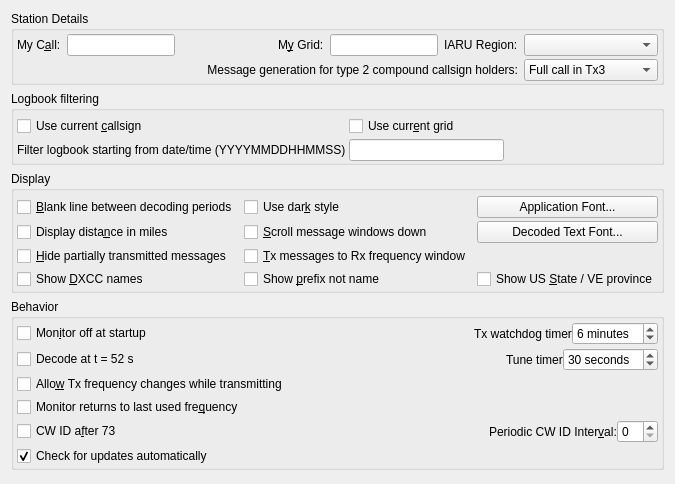
     <widget class="QWidget" name="general_tab">
      <attribute name="title">
       <string>Genera&amp;l</string>
      </attribute>
      <attribute name="toolTip">
       <string>General station details and settings.</string>
      </attribute>
      <layout class="QVBoxLayout" name="verticalLayout_4">
       <item>
        <widget class="QGroupBox" name="station_group_box">
         <property name="sizePolicy">
          <sizepolicy hsizetype="Preferred" vsizetype="Preferred">
           <horstretch>0</horstretch>
           <verstretch>0</verstretch>
          </sizepolicy>
         </property>
         <property name="title">
          <string>Station Details</string>
         </property>
         <layout class="QGridLayout" name="gridLayout_14">
          <property name="leftMargin">
           <number>3</number>
          </property>
          <property name="topMargin">
           <number>3</number>
          </property>
          <property name="rightMargin">
           <number>3</number>
          </property>
          <property name="bottomMargin">
           <number>1</number>
          </property>
          <property name="verticalSpacing">
           <number>3</number>
          </property>
          <item row="0" column="0">
           <widget class="QLabel" name="callsign_label">
            <property name="text">
             <string>My C&amp;all:</string>
            </property>
            <property name="buddy">
             <cstring>callsign_line_edit</cstring>
            </property>
           </widget>
          </item>
          <item row="0" column="1">
           <widget class="QLineEdit" name="callsign_line_edit">
            <property name="toolTip">
             <string>Station callsign.</string>
            </property>
           </widget>
          </item>
          <item row="0" column="2">
           <spacer name="horizontalSpacer_4">
            <property name="orientation">
             <enum>Qt::Horizontal</enum>
            </property>
            <property name="sizeHint" stdset="0">
             <size>
              <width>40</width>
              <height>20</height>
             </size>
            </property>
           </spacer>
          </item>
          <item row="0" column="3">
           <widget class="QLabel" name="grid_label">
            <property name="text">
             <string>M&amp;y Grid:</string>
            </property>
            <property name="buddy">
             <cstring>grid_line_edit</cstring>
            </property>
           </widget>
          </item>
          <item row="0" column="4">
           <widget class="QLineEdit" name="grid_line_edit">
            <property name="toolTip">
             <string>Maidenhead locator (only the first four characters are required).</string>
            </property>
           </widget>
          </item>
          <item row="0" column="5">
           <widget class="QLabel" name="label_121">
            <property name="text">
             <string>IARU Region:</string>
            </property>
            <property name="buddy">
             <cstring>region_combo_box</cstring>
            </property>
           </widget>
          </item>
          <item row="0" column="6">
           <widget class="QComboBox" name="region_combo_box">
            <property name="toolTip">
             <string>&lt;html&gt;&lt;head/&gt;&lt;body&gt;&lt;p&gt;Select your IARU region.&lt;/p&gt;&lt;/body&gt;&lt;/html&gt;</string>
            </property>
           </widget>
          </item>
          <item row="1" column="6">
           <widget class="QComboBox" name="type_2_msg_gen_combo_box">
            <property name="enabled">
             <bool>true</bool>
            </property>
            <property name="toolTip">
             <string>&lt;html&gt;&lt;head/&gt;&lt;body&gt;&lt;p&gt;Type 2 compound callsigns are those with prefixes or suffixes not included in the allowed shortlist (See Help-&amp;gt;Add-on prefixes and suffixes).&lt;/p&gt;&lt;p&gt;This option determines which generated messages should contain your full type 2 compound call sign rather than your base callsign. It only applies if you have a type 2 compound callsign.&lt;/p&gt;&lt;p&gt;This option controls the way the messages that are used to answer CQ calls are generated. Generated messages 6 (CQ) and 5 (73) will always contain your full callsign. The JT65 and JT9 protocols allow for some standard messages with your full call at the expense of another piece of information such as the DX call or your locator.&lt;/p&gt;&lt;p&gt;Choosing message 1 omits the DX callsign which may be an issue when replying to CQ calls. Choosing message 3 also omits the DX callsign and many versions of this and other software will not extract the report. Choosing neither means that your full callsign only goes in your message 5 (73) so your QSO partner my log the wrong callsign.&lt;/p&gt;&lt;p&gt;None of these options are perfect, message 3 is best but be aware your QSO partner may not log the report you send them.&lt;/p&gt;&lt;/body&gt;&lt;/html&gt;</string>
            </property>
            <property name="currentIndex">
             <number>1</number>
            </property>
            <item>
             <property name="text">
              <string>Full call in Tx1</string>
             </property>
            </item>
            <item>
             <property name="text">
              <string>Full call in Tx3</string>
             </property>
            </item>
            <item>
             <property name="text">
              <string>Full call in Tx5 only</string>
             </property>
            </item>
           </widget>
          </item>
          <item row="1" column="0" colspan="6">
           <widget class="QLabel" name="label_5">
            <property name="text">
             <string>Message generation for type 2 compound callsign holders:</string>
            </property>
            <property name="alignment">
             <set>Qt::AlignRight|Qt::AlignTrailing|Qt::AlignVCenter</set>
            </property>
            <property name="buddy">
             <cstring>type_2_msg_gen_combo_box</cstring>
            </property>
           </widget>
          </item>
         </layout>
        </widget>
       </item>
       <item>
        <widget class="QGroupBox" name="groupBox_13">
         <property name="minimumSize">
          <size>
           <width>0</width>
           <height>60</height>
          </size>
         </property>
         <property name="title">
          <string>Logbook filtering</string>
         </property>
         <layout class="QGridLayout" name="gridLayout_42">
          <property name="leftMargin">
           <number>3</number>
          </property>
          <property name="topMargin">
           <number>3</number>
          </property>
          <property name="rightMargin">
           <number>3</number>
          </property>
          <property name="bottomMargin">
           <number>1</number>
          </property>
          <item row="0" column="0">
           <layout class="QVBoxLayout" name="verticalLayout_22">
            <property name="spacing">
             <number>3</number>
            </property>
            <property name="topMargin">
             <number>2</number>
            </property>
            <item>
             <layout class="QHBoxLayout" name="horizontalLayout_38">
              <item>
               <widget class="QCheckBox" name="callNotif_check_box">
                <property name="text">
                 <string>Use current &amp;callsign</string>
                </property>
               </widget>
              </item>
              <item>
               <spacer name="horizontalSpacer_32">
                <property name="orientation">
                 <enum>Qt::Horizontal</enum>
                </property>
                <property name="sizeHint" stdset="0">
                 <size>
                  <width>10</width>
                  <height>5</height>
                 </size>
                </property>
               </spacer>
              </item>
              <item>
               <widget class="QCheckBox" name="gridNotif_check_box">
                <property name="text">
                 <string>Use curr&amp;ent grid</string>
                </property>
               </widget>
              </item>
              <item>
               <spacer name="horizontalSpacer_34">
                <property name="orientation">
                 <enum>Qt::Horizontal</enum>
                </property>
                <property name="sizeHint" stdset="0">
                 <size>
                  <width>10</width>
                  <height>5</height>
                 </size>
                </property>
               </spacer>
              </item>
             </layout>
            </item>
            <item>
             <layout class="QHBoxLayout" name="horizontalLayout_39">
              <item>
               <widget class="QLabel" name="label_25">
                <property name="text">
                 <string>Filter logbook starting from date/time (YYYYMMDDHHMMSS)</string>
                </property>
               </widget>
              </item>
              <item>
               <widget class="QLineEdit" name="logTime_line_edit">
                <property name="maxLength">
                 <number>14</number>
                </property>
               </widget>
              </item>
              <item>
               <spacer name="horizontalSpacer_33">
                <property name="orientation">
                 <enum>Qt::Horizontal</enum>
                </property>
                <property name="sizeHint" stdset="0">
                 <size>
                  <width>40</width>
                  <height>20</height>
                 </size>
                </property>
               </spacer>
              </item>
             </layout>
            </item>
           </layout>
          </item>
         </layout>
        </widget>
       </item>
       <item>
        <widget class="QGroupBox" name="display_group_box">
         <property name="sizePolicy">
          <sizepolicy hsizetype="Preferred" vsizetype="Preferred">
           <horstretch>0</horstretch>
           <verstretch>0</verstretch>
          </sizepolicy>
         </property>
         <property name="title">
          <string>Display</string>
         </property>
         <layout class="QGridLayout" name="gridLayout_4">
          <property name="leftMargin">
           <number>3</number>
          </property>
          <property name="topMargin">
           <number>3</number>
          </property>
          <property name="rightMargin">
           <number>3</number>
          </property>
          <property name="bottomMargin">
           <number>1</number>
          </property>
          <property name="verticalSpacing">
           <number>6</number>
          </property>
          <item row="0" column="1">
           <layout class="QGridLayout" name="gridLayout_21">
            <property name="topMargin">
             <number>2</number>
            </property>
            <property name="verticalSpacing">
             <number>3</number>
            </property>
            <item row="0" column="2">
             <widget class="QPushButton" name="font_push_button">
              <property name="toolTip">
               <string>Set the font characteristics for the application.</string>
              </property>
              <property name="text">
               <string>Application Font...</string>
              </property>
             </widget>
            </item>
            <item row="1" column="2">
             <widget class="QPushButton" name="decoded_text_font_push_button">
              <property name="toolTip">
               <string>Set the font characteristics for the Band Activity and Rx Frequency areas.</string>
              </property>
              <property name="text">
               <string>Decoded Text Font...</string>
              </property>
             </widget>
            </item>
            <item row="1" column="1">
             <widget class="QCheckBox" name="scroll_check_box">
              <property name="toolTip">
               <string>Scroll message windows down not up.</string>
              </property>
              <property name="text">
               <string>&amp;Scroll message windows down</string>
              </property>
             </widget>
            </item>
            <item row="1" column="0">
             <widget class="QCheckBox" name="miles_check_box">
              <property name="toolTip">
               <string>Show distance to DX station in miles rather than kilometers.</string>
              </property>
              <property name="text">
               <string>Display dista&amp;nce in miles</string>
              </property>
             </widget>
            </item>
            <item row="2" column="0">
             <widget class="QCheckBox" name="hide_TX_messages_check_box">
              <property name="toolTip">
               <string>&lt;html&gt;&lt;head/&gt;&lt;body&gt;&lt;p&gt;When TX message is changed previous message will not be shown if it was transmitted for less than 2 seconds.&lt;/p&gt;&lt;/body&gt;&lt;/html&gt;</string>
              </property>
              <property name="text">
               <string>&amp;Hide partially transmitted messages</string>
              </property>
             </widget>
            </item>
            <item row="3" column="1">
             <widget class="QCheckBox" name="countryPrefix_check_box">
              <property name="toolTip">
               <string>Append prefix instead of name.</string>
              </property>
              <property name="text">
               <string>Show &amp;prefix not name</string>
              </property>
             </widget>
            </item>
            <item row="3" column="2">
             <widget class="QCheckBox" name="usState_check_box">
              <property name="toolTip">
               <string>For U.S.A. stations add the state, for Canada the province or territory: from the grid in the message when there is one (several when the grid square covers more than one), otherwise from the callsign - its FCC licence address for U.S.A., its prefix for Canada (VE3 = ON).</string>
              </property>
              <property name="text">
               <string>Show US &amp;State / VE province</string>
              </property>
             </widget>
            </item>
            <item row="2" column="1">
             <widget class="QCheckBox" name="TX_messages_check_box">
              <property name="enabled">
               <bool>true</bool>
              </property>
              <property name="toolTip">
               <string>Show outgoing transmitted messages in the Rx frequency window.</string>
              </property>
              <property name="text">
               <string>&amp;Tx messages to Rx frequency window</string>
              </property>
              <property name="checked">
               <bool>false</bool>
              </property>
             </widget>
            </item>
            <item row="3" column="0">
             <widget class="QCheckBox" name="countryName_check_box">
              <property name="toolTip">
               <string>Append DXCC names to decoded messages.</string>
              </property>
              <property name="text">
               <string>Show &amp;DXCC names</string>
              </property>
             </widget>
            </item>
            <item row="0" column="0">
             <widget class="QCheckBox" name="insert_blank_check_box">
              <property name="toolTip">
               <string>Include a separator line between periods in the band activity window.</string>
              </property>
              <property name="text">
               <string>&amp;Blank line between decoding periods</string>
              </property>
             </widget>
            </item>
            <item row="0" column="1">
             <layout class="QHBoxLayout" name="horizontalLayout_40">
              <item>
               <widget class="QCheckBox" name="useDarkStyle_check_box">
                <property name="text">
                 <string>Use dar&amp;k style</string>
                </property>
               </widget>
              </item>
              <item>
               <spacer name="horizontalSpacer_2">
                <property name="orientation">
                 <enum>Qt::Horizontal</enum>
                </property>
                <property name="sizeHint" stdset="0">
                 <size>
                  <width>0</width>
                  <height>0</height>
                 </size>
                </property>
               </spacer>
              </item>
             </layout>
            </item>
           </layout>
          </item>
         </layout>
        </widget>
       </item>
       <item>
        <widget class="QGroupBox" name="behaviour_group_box">
         <property name="title">
          <string>Behavior</string>
         </property>
         <layout class="QGridLayout" name="gridLayout_8">
          <property name="leftMargin">
           <number>3</number>
          </property>
          <property name="topMargin">
           <number>3</number>
          </property>
          <property name="rightMargin">
           <number>3</number>
          </property>
          <property name="bottomMargin">
           <number>1</number>
          </property>
          <property name="horizontalSpacing">
           <number>6</number>
          </property>
          <property name="verticalSpacing">
           <number>3</number>
          </property>
          <item row="0" column="0">
           <layout class="QHBoxLayout" name="horizontalLayout_32">
            <item>
             <widget class="QCheckBox" name="monitor_off_check_box">
              <property name="toolTip">
               <string>Don't start decoding until the monitor button is clicked.</string>
              </property>
              <property name="text">
               <string>Mon&amp;itor off at startup</string>
              </property>
              <property name="checked">
               <bool>false</bool>
              </property>
             </widget>
            </item>
            <item>
             <spacer name="horizontalSpacer_18">
              <property name="orientation">
               <enum>Qt::Horizontal</enum>
              </property>
              <property name="sizeHint" stdset="0">
               <size>
                <width>40</width>
                <height>20</height>
               </size>
              </property>
             </spacer>
            </item>
            <item>
             <widget class="QLabel" name="label_30">
              <property name="enabled">
               <bool>true</bool>
              </property>
              <property name="text">
               <string>Tx watchdog timer</string>
              </property>
             </widget>
            </item>
            <item>
             <widget class="QSpinBox" name="tx_watchdog_spin_box">
              <property name="enabled">
               <bool>true</bool>
              </property>
              <property name="toolTip">
               <string>&lt;html&gt;&lt;head/&gt;&lt;body&gt;&lt;p&gt;Number of minutes before unattended transmissions are aborted&lt;/p&gt;&lt;/body&gt;&lt;/html&gt;</string>
              </property>
              <property name="specialValueText">
               <string>Disabled</string>
              </property>
              <property name="suffix">
               <string> minutes</string>
              </property>
              <property name="value">
               <number>6</number>
              </property>
             </widget>
            </item>
           </layout>
          </item>
          <item row="1" column="0">
           <layout class="QHBoxLayout" name="horizontalLayout_33">
            <item>
             <widget class="QCheckBox" name="decode_at_52s_check_box">
              <property name="text">
               <string>Decode at t = 52 s</string>
              </property>
             </widget>
            </item>
            <item>
             <spacer name="horizontalSpacer_26">
              <property name="orientation">
               <enum>Qt::Horizontal</enum>
              </property>
              <property name="sizeHint" stdset="0">
               <size>
                <width>40</width>
                <height>20</height>
               </size>
              </property>
             </spacer>
            </item>
            <item>
             <widget class="QLabel" name="label_32">
              <property name="text">
               <string>Tune timer</string>
              </property>
             </widget>
            </item>
            <item>
             <widget class="QSpinBox" name="tune_timer_spin_box">
              <property name="toolTip">
               <string>&lt;html&gt;&lt;head/&gt;&lt;body&gt;&lt;p&gt;Number of seconds before tune is aborted&lt;/p&gt;&lt;/body&gt;&lt;/html&gt;</string>
              </property>
              <property name="specialValueText">
               <string>Disabled</string>
              </property>
              <property name="suffix">
               <string> seconds</string>
              </property>
              <property name="minimum">
               <number>0</number>
              </property>
              <property name="maximum">
               <number>300</number>
              </property>
              <property name="singleStep">
               <number>5</number>
              </property>
              <property name="value">
               <number>30</number>
              </property>
             </widget>
            </item>
           </layout>
          </item>
          <item row="2" column="0">
           <widget class="QCheckBox" name="tx_QSY_check_box">
            <property name="toolTip">
             <string>&lt;html&gt;&lt;head/&gt;&lt;body&gt;&lt;p&gt;Some rigs are not able to process CAT commands while transmitting. This means that if you are operating in split mode you may have to uncheck this option.&lt;/p&gt;&lt;/body&gt;&lt;/html&gt;</string>
            </property>
            <property name="text">
             <string>Allo&amp;w Tx frequency changes while transmitting</string>
            </property>
           </widget>
          </item>
          <item row="3" column="0">
           <widget class="QCheckBox" name="monitor_last_used_check_box">
            <property name="toolTip">
             <string>&lt;html&gt;&lt;head/&gt;&lt;body&gt;&lt;p&gt;Check this if you wish to automatically return to the last monitored frequency when monitor is enabled, leave it unchecked if you wish to have the current rig frequency maintained.&lt;/p&gt;&lt;/body&gt;&lt;/html&gt;</string>
            </property>
            <property name="text">
             <string>Monitor returns to last used fre&amp;quency</string>
            </property>
           </widget>
          </item>
          <item row="4" column="0">
           <layout class="QHBoxLayout" name="horizontalLayout_9">
            <item>
             <widget class="QCheckBox" name="CW_id_after_73_check_box">
              <property name="toolTip">
               <string>Send a CW ID after every 73 or free text message.</string>
              </property>
              <property name="text">
               <string>CW ID a&amp;fter 73</string>
              </property>
             </widget>
            </item>
            <item>
             <spacer name="horizontalSpacer">
              <property name="orientation">
               <enum>Qt::Horizontal</enum>
              </property>
              <property name="sizeHint" stdset="0">
               <size>
                <width>40</width>
                <height>20</height>
               </size>
              </property>
             </spacer>
            </item>
            <item>
             <widget class="QLabel" name="label">
              <property name="sizePolicy">
               <sizepolicy hsizetype="Preferred" vsizetype="Preferred">
                <horstretch>0</horstretch>
                <verstretch>0</verstretch>
               </sizepolicy>
              </property>
              <property name="text">
               <string>Periodic CW ID Inter&amp;val:</string>
              </property>
              <property name="buddy">
               <cstring>CW_id_interval_spin_box</cstring>
              </property>
             </widget>
            </item>
            <item>
             <widget class="QSpinBox" name="CW_id_interval_spin_box">
              <property name="sizePolicy">
               <sizepolicy hsizetype="Minimum" vsizetype="Fixed">
                <horstretch>0</horstretch>
                <verstretch>0</verstretch>
               </sizepolicy>
              </property>
              <property name="toolTip">
               <string>Send a CW ID periodically every few minutes.
This might be required under your countries licence regulations.
It will not interfere with other users as it is always sent in the
quiet period when decoding is done.</string>
              </property>
             </widget>
            </item>
           </layout>
          </item>
          <item row="5" column="0">
           <widget class="QCheckBox" name="check_for_updates_check_box">
            <property name="toolTip">
             <string>&lt;html&gt;&lt;head/&gt;&lt;body&gt;&lt;p&gt;Once a day - about 10 s after start, or later while JTDX-VU stays open - ask GitHub (api.github.com) whether a newer JTDX-VU release is out, and if so show its release notes with a Download button that opens the release page. Nothing is downloaded or installed, and nothing is shown when there is no new release, or no connection (then it tries again an hour later).&lt;/p&gt;&lt;p&gt;Help &amp;gt; Check for Updates... checks at any time.&lt;/p&gt;&lt;/body&gt;&lt;/html&gt;</string>
            </property>
            <property name="text">
             <string>Check for updates automatically</string>
            </property>
            <property name="checked">
             <bool>true</bool>
            </property>
           </widget>
          </item>
         </layout>
        </widget>
       </item>
       <item>
        <spacer name="verticalSpacer">
         <property name="orientation">
          <enum>Qt::Vertical</enum>
         </property>
         <property name="sizeHint" stdset="0">
          <size>
           <width>20</width>
           <height>3</height>
          </size>
         </property>
        </spacer>
       </item>
      </layout>
     </widget>
